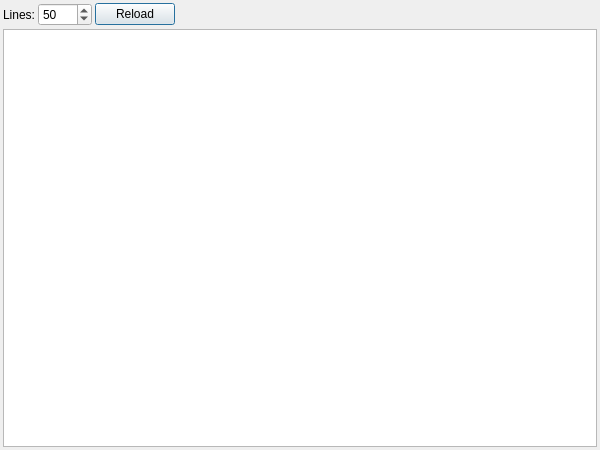
<?xml version="1.0" encoding="UTF-8"?>
<ui version="4.0">
 <class>FilePreview</class>
 <widget class="QDialog" name="FilePreview">
  <property name="geometry">
   <rect>
    <x>0</x>
    <y>0</y>
    <width>600</width>
    <height>450</height>
   </rect>
  </property>
  <property name="minimumSize">
   <size>
    <width>600</width>
    <height>450</height>
   </size>
  </property>
  <property name="windowTitle">
   <string>Dialog</string>
  </property>
  <layout class="QVBoxLayout" name="verticalLayout">
   <property name="spacing">
    <number>3</number>
   </property>
   <property name="leftMargin">
    <number>3</number>
   </property>
   <property name="topMargin">
    <number>3</number>
   </property>
   <property name="rightMargin">
    <number>3</number>
   </property>
   <property name="bottomMargin">
    <number>3</number>
   </property>
   <item>
    <layout class="QHBoxLayout" name="horizontalLayout">
     <item>
      <widget class="QLabel" name="label">
       <property name="text">
        <string>Lines:</string>
       </property>
      </widget>
     </item>
     <item>
      <widget class="QSpinBox" name="lines">
       <property name="minimum">
        <number>10</number>
       </property>
       <property name="maximum">
        <number>9999</number>
       </property>
       <property name="singleStep">
        <number>10</number>
       </property>
       <property name="value">
        <number>50</number>
       </property>
      </widget>
     </item>
     <item>
      <widget class="QPushButton" name="reload_button">
       <property name="text">
        <string>Reload</string>
       </property>
      </widget>
     </item>
     <item>
      <spacer name="horizontalSpacer">
       <property name="orientation">
        <enum>Qt::Orientation::Horizontal</enum>
       </property>
       <property name="sizeHint" stdset="0">
        <size>
         <width>228</width>
         <height>20</height>
        </size>
       </property>
      </spacer>
     </item>
    </layout>
   </item>
   <item>
    <widget class="QTextBrowser" name="text_browser">
     <property name="lineWrapMode">
      <enum>QTextEdit::LineWrapMode::NoWrap</enum>
     </property>
    </widget>
   </item>
  </layout>
 </widget>
 <resources/>
 <connections/>
</ui>
